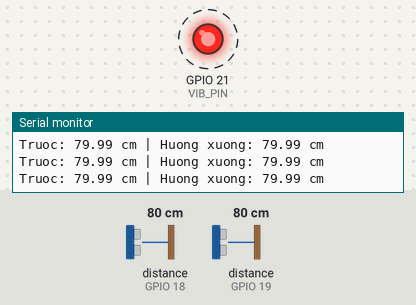
A sketch run on a simulated ESP32. Parts: output pins drawn as LEDs (lit = HIGH), the last lines printed to the serial monitor. Wiring (from diagram.json): 2 × ultrasonic range finder: trigger GPIO 5, echo GPIO 18 / trigger GPIO 4, echo GPIO 19. Dashed ring = blinking. The inputs (shaded band) are chosen by the test bench; at power-on: distance to the obstacle (sensors on GPIO 19, GPIO 18) 80 cm. The echo pulse lasts 58.3 µs per cm; pins used as bus, display or sensor lines are not drawn.

Above: at 1.2 s.
1.3 s: distance to the obstacle (sensor on GPIO 19) set to 2 cm
At 1.59 s:
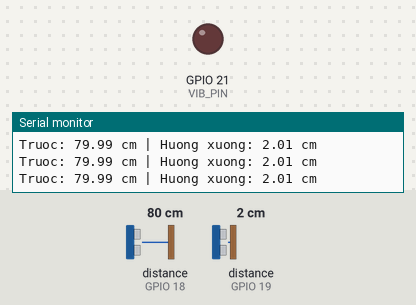
4.3 s: distance to the obstacle (sensor on GPIO 18) set to 54 cm
7.3 s: distance to the obstacle (sensor on GPIO 18) set to 47 cm
8.8 s: distance to the obstacle (sensor on GPIO 19) set to 48 cm
10.3 s: distance to the obstacle (sensor on GPIO 19) set to 56 cm
At 10.92 s:
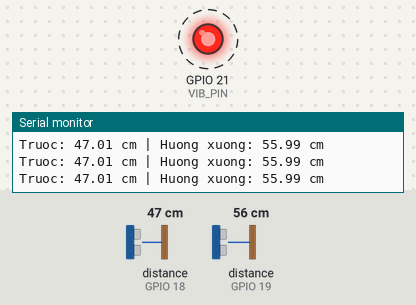
13.3 s: distance to the obstacle (sensor on GPIO 19) set to 4 cm
At 14.0 s:
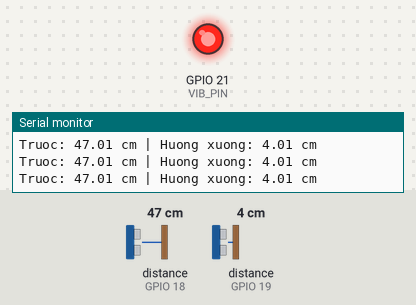
Timing chart, 0 to 15.8 s (numbered marks = the images above; inputs shaded):
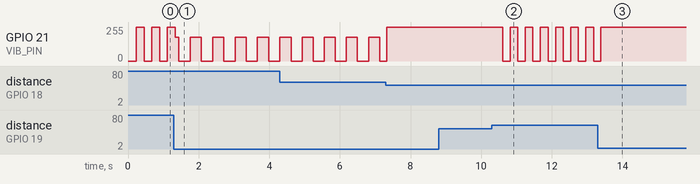

The sketch:

sketch.ino
```cpp
#include <Arduino.h>

// Định nghĩa chân Cảm biến 1: Phía trước (Vật cản)
const int TRIG_FRONT = 5;
const int ECHO_FRONT = 18;

// Định nghĩa chân Cảm biến 2: Hướng xuống (Phát hiện hụt chân / bậc thềm)
const int TRIG_DOWN = 4;
const int ECHO_DOWN = 19;

// Chân điều khiển mô-tơ rung qua Transistor/MOSFET (PWM)
const int VIB_PIN = 21;

// Cấu hình PWM cho ESP32 (Arduino Core v3.x)
const int PWM_FREQ = 1000;    // Tần số PWM 1kHz
const int PWM_RESOLUTION = 8; // 8-bit (0 - 255)

// Biến quản lý thời gian cho rung ngắt quãng
unsigned long previousMillis = 0;
bool vibState = false;

// Hàm đo khoảng cách tổng quát cho từng cảm biến
float measureDistance(int trigPin, int echoPin) {
  digitalWrite(trigPin, LOW);
  delayMicroseconds(2);
  digitalWrite(trigPin, HIGH);
  delayMicroseconds(10);
  digitalWrite(trigPin, LOW);

  // Đọc thời gian phản hồi (timeout 30ms ~ khoảng cách tối đa 5m)
  long duration = pulseIn(echoPin, HIGH, 30000);
  if (duration == 0) {
    return -1; // Lỗi hoặc vượt quá tầm đo
  }
  return duration * 0.0343 / 2.0; // Trả về khoảng cách theo cm
}

void setup() {
  Serial.begin(115200);

  // Cấu hình chân I/O
  pinMode(TRIG_FRONT, OUTPUT);
  pinMode(ECHO_FRONT, INPUT);
  pinMode(TRIG_DOWN, OUTPUT);
  pinMode(ECHO_DOWN, INPUT);
  pinMode(VIB_PIN, OUTPUT);

  // Khởi tạo kênh PWM trên ESP32
  ledcAttach(VIB_PIN, PWM_FREQ, PWM_RESOLUTION);

  Serial.println("Hệ thống Gậy IoT 2 cảm biến HC-SR04 đã khởi động.");
}

void loop() {
  // Đo khoảng cách từ 2 cảm biến
  float distFront = measureDistance(TRIG_FRONT, ECHO_FRONT);
  float distDown = measureDistance(TRIG_DOWN, ECHO_DOWN);

  // In log debug ra Serial Monitor
  Serial.print("Truoc: ");
  Serial.print(distFront);
  Serial.print(" cm | Huong xuong: ");
  Serial.print(distDown);
  Serial.println(" cm");

  unsigned long currentMillis = millis();
  int pwmVal = 0;

  // --- LOGIC ƯU TIÊN CẢNH BÁO ---

  // 1. ƯU TIÊN CAO NHẤT: Phát hiện hụt chân / bậc thềm đi xuống (Cảm biến hướng xuống)
  // Giả sử khoảng cách bình thường từ gậy xuống mặt đất là 20-40cm.
  // Nếu khoảng cách vượt quá 50cm (hụt hố, bậc thang đi xuống), kích hoạt cảnh báo nguy hiểm ngay.
  if (distDown > 50.0 && distDown > 0) {
    // Rung nhịp cực nhanh (tần suất 150ms) để cảnh báo nguy cơ té ngã
    if (currentMillis - previousMillis >= 150) {
      previousMillis = currentMillis;
      vibState = !vibState;
    }
    pwmVal = vibState ? 255 : 0;
  }
  // 2. ƯU TIÊN THỨ HAI: Vật cản phía trước mặt
  else if (distFront >= 0 && distFront < 50.0) {
    // Ngưỡng gần (<50cm): Rung liên tục, cường độ mạnh
    pwmVal = 255;
  }
  else if (distFront >= 50.0 && distFront <= 150.0) {
    // Ngưỡng trung bình (50 - 150cm): Rung ngắt quãng nhịp vừa (300ms)
    if (currentMillis - previousMillis >= 300) {
      previousMillis = currentMillis;
      vibState = !vibState;
    }
    pwmVal = vibState ? 180 : 0;
  }
  else {
    // Không có vật cản và mặt đất bình thường: Tắt rung
    pwmVal = 0;
    vibState = false;
  }

  // Xuất tín hiệu PWM ra mô-tơ rung
  ledcWrite(VIB_PIN, pwmVal);

  delay(100); // Độ trễ chu kỳ đọc cảm biến
}
```

Measured:
- the behaviour switches between 50 and 51 cm on distance to the obstacle (sensor on GPIO 19) (found by bisection; images 1 and 2)
- after the input at 10.3 s, GPIO 21 (VIB_PIN): alternates 255/255 for 0.21 s and 0/255 for 0.21 s, starting after 0.31 s
- after the input at 13.3 s, GPIO 21 (VIB_PIN): goes on until 13.4 s, then stays 255/255
- by itself, GPIO 21 (VIB_PIN): alternates 179/255 for 0.31 s and 0/255 for 0.31 s
